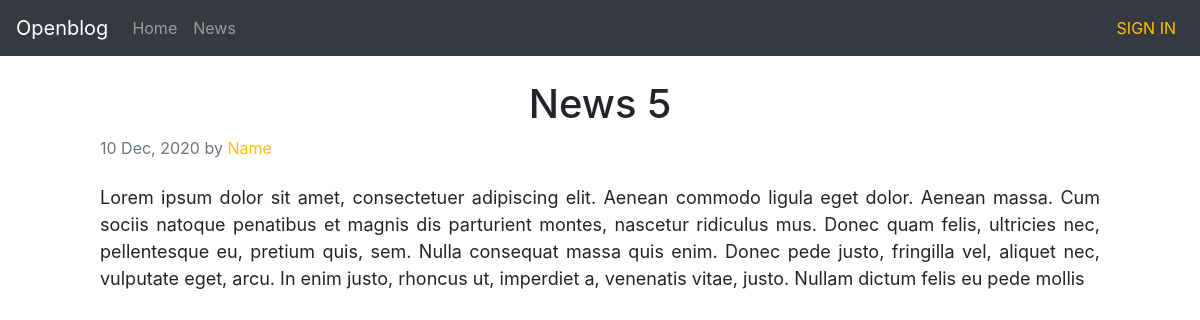
The app's page /news/9 with its own data.
### core/models.py (models this page shows, shortened)
class News(models.Model):
	title = models.CharField(max_length=200)
	created_on = models.DateTimeField(auto_now_add=True)
	updated_on = models.DateTimeField(auto_now=True)
	content = models.TextField()
	status = models.IntegerField(default=StatusNews.DRAFT, choices=StatusNews.choices)
	class Meta:
		ordering = ['-created_on']

### core/views.py (the view)
# urls.py: path('news/<int:pk>', views.NewsDetailView.as_view(), name='news-detail'),
class NewsDetailView(DetailView):
	model = News
	template_name = 'news_detail.html'
	context_object_name = 'news'

### core/templates/news_detail.html (shortened to what this page needs)
{% extends 'home.html' %}
{% load static %}
{% block css  %}
<link rel="stylesheet" href="https://cdn.jsdelivr.net/npm/bootstrap@4.5.3/dist/css/bootstrap.min.css">
<link href="{% static 'css/news_detail.css' %}?{% now "U" %}" rel="stylesheet">
{% endblock %}
{% block content %}
<div class="contaiter-fluid">
  <div class="text-justify mx-auto mt-4" style="width: 1000px;">
    <h1 class="text-center">{{news.title}}</h1>
    <p class="blog-post-meta text-muted">{{news.created_on|date:'d M, Y'}} by <a class="text-warning" href="#">Name</a></p>
    <p class="content mt-4">{{news.content}}</p>
  </div>
</div>
{% endblock %}

### static/css/news_detail.css (style rules this page uses)
.content { font-size: 18px; }

### records on screen
News: title "News 5", created_on "10 Dec, 2020", content "Lorem ipsum dolor sit amet, consectetuer adipiscing elit. Aenean commodo ligula eget dolor. Aenean massa. Cum sociis natoque penatibus et magnis dis parturient montes, nascetur ridiculus mus. Donec quam felis, ultricies nec, pellentesque eu, pretium quis, sem. Nulla consequat massa quis enim. Donec pede justo, fringilla vel, aliquet nec, vulputate eget, arcu. In enim justo, rhoncus ut, imperdiet a, venenatis vitae, justo. Nullam dictum felis eu pede mollis"
